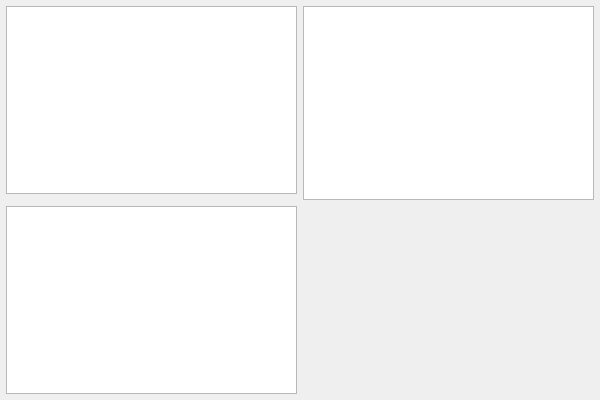
<?xml version="1.0" encoding="UTF-8"?>
<ui version="4.0">
 <class>ResultPanelWidget</class>
 <widget class="QWidget" name="ResultPanelWidget">
  <property name="geometry">
   <rect>
    <x>0</x>
    <y>0</y>
    <width>600</width>
    <height>400</height>
   </rect>
  </property>
  <property name="windowTitle">
   <string>ResultPanelWidget</string>
  </property>
  <layout class="QGridLayout" name="layout_ResultPanel">
   <property name="leftMargin">
    <number>6</number>
   </property>
   <property name="topMargin">
    <number>6</number>
   </property>
   <property name="rightMargin">
    <number>6</number>
   </property>
   <property name="bottomMargin">
    <number>6</number>
   </property>
   <property name="spacing">
    <number>6</number>
   </property>
   <item row="0" column="0">
    <widget class="PlotWidget" name="graph_top"/>
   </item>
   <item row="2" column="1">
    <widget class="QWidget" name="ResultTablePlaceholder" native="true"/>
   </item>
   <item row="0" column="1" rowspan="2">
    <widget class="PlotWidget" name="graph_right"/>
   </item>
   <item row="2" column="0">
    <widget class="PlotWidget" name="graph_bot"/>
   </item>
  </layout>
 </widget>
 <customwidgets>
  <customwidget>
   <class>PlotWidget</class>
   <extends>QGraphicsView</extends>
   <header>pyqtgraph</header>
  </customwidget>
 </customwidgets>
 <resources/>
 <connections/>
</ui>
